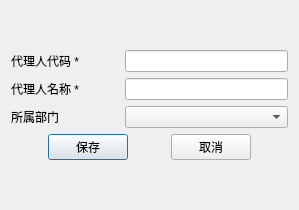
<?xml version="1.0" encoding="UTF-8"?>
<ui version="4.0">
 <class>AgentInfoPop</class>
 <widget class="QDialog" name="AgentInfoPop">
  <property name="geometry">
   <rect>
    <x>0</x>
    <y>0</y>
    <width>299</width>
    <height>210</height>
   </rect>
  </property>
  <property name="windowTitle">
   <string>代理人信息</string>
  </property>
  <layout class="QVBoxLayout" name="verticalLayout_2">
   <item>
    <layout class="QVBoxLayout" name="verticalLayout" stretch="1,1,1,1">
     <item>
      <layout class="QHBoxLayout" name="horizontalLayout_2" stretch="2,3">
       <item>
        <widget class="QLabel" name="label">
         <property name="text">
          <string>代理人代码 *</string>
         </property>
        </widget>
       </item>
       <item>
        <widget class="QLineEdit" name="le_id"/>
       </item>
      </layout>
     </item>
     <item>
      <layout class="QHBoxLayout" name="horizontalLayout" stretch="2,3">
       <item>
        <widget class="QLabel" name="label_2">
         <property name="text">
          <string>代理人名称 *</string>
         </property>
        </widget>
       </item>
       <item>
        <widget class="QLineEdit" name="le_name"/>
       </item>
      </layout>
     </item>
     <item>
      <layout class="QHBoxLayout" name="horizontalLayout_4" stretch="2,3">
       <item>
        <widget class="QLabel" name="label_3">
         <property name="text">
          <string>所属部门</string>
         </property>
        </widget>
       </item>
       <item>
        <widget class="QComboBox" name="cm_dept"/>
       </item>
      </layout>
     </item>
     <item>
      <layout class="QHBoxLayout" name="horizontalLayout_3" stretch="1,1,1,1,1">
       <item>
        <spacer name="horizontalSpacer_3">
         <property name="orientation">
          <enum>Qt::Horizontal</enum>
         </property>
         <property name="sizeHint" stdset="0">
          <size>
           <width>40</width>
           <height>20</height>
          </size>
         </property>
        </spacer>
       </item>
       <item>
        <widget class="QPushButton" name="save_btn">
         <property name="text">
          <string>保存</string>
         </property>
        </widget>
       </item>
       <item>
        <spacer name="horizontalSpacer_2">
         <property name="orientation">
          <enum>Qt::Horizontal</enum>
         </property>
         <property name="sizeHint" stdset="0">
          <size>
           <width>40</width>
           <height>20</height>
          </size>
         </property>
        </spacer>
       </item>
       <item>
        <widget class="QPushButton" name="cancle_btn">
         <property name="text">
          <string>取消</string>
         </property>
        </widget>
       </item>
       <item>
        <spacer name="horizontalSpacer">
         <property name="orientation">
          <enum>Qt::Horizontal</enum>
         </property>
         <property name="sizeHint" stdset="0">
          <size>
           <width>40</width>
           <height>20</height>
          </size>
         </property>
        </spacer>
       </item>
      </layout>
     </item>
    </layout>
   </item>
  </layout>
 </widget>
 <resources/>
 <connections/>
</ui>
